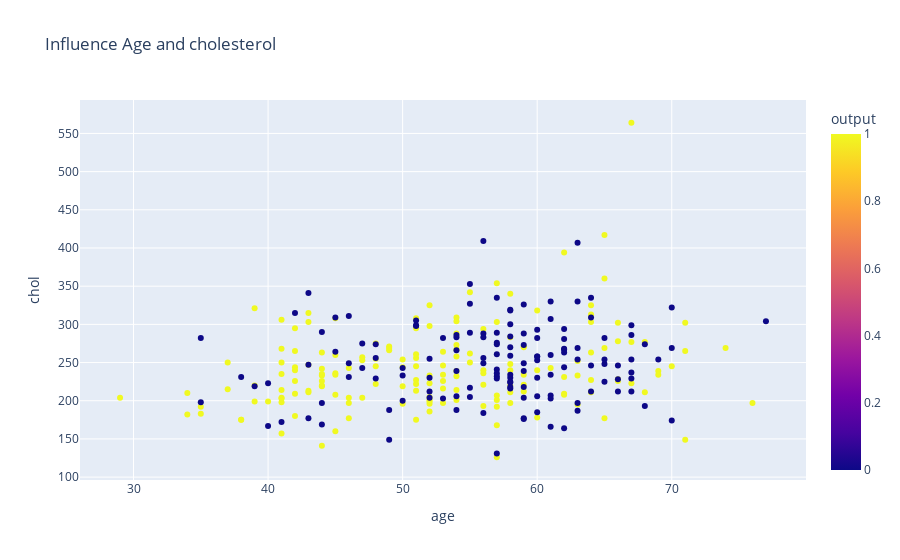

The cell this chart's notebook holds for it:
### Markdown cell above
## Relationship between cholesterol and age

### Code cell
px.scatter(heart_df,x="age",y="chol",color="output",title="Influence Age and cholesterol")

### Figure 1 — Plotly figure (JSON) as saved in the notebook; plotly's stock layout.template omitted (floating-point values rounded to 4 significant figures; data arrays with more than 128 entries replaced by an {"elided": "..."} marker saying what was removed)
{"data": [{"hovertemplate": "age=%{x}<br>chol=%{y}<br>output=%{marker.color}<extra></extra>", "legendgroup": "", "marker": {"color": {"elided": "303 int values"}, "coloraxis": "coloraxis", "symbol": "circle"}, "mode": "markers", "name": "", "orientation": "v", "showlegend": false, "type": "scatter", "x": {"elided": "303 int values"}, "xaxis": "x", "y": {"elided": "303 int values"}, "yaxis": "y"}], "layout": {"autosize": true, "coloraxis": {"colorbar": {"title": {"text": "output"}}, "colorscale": [[0, "#0d0887"], [0.1111, "#46039f"], [0.2222, "#7201a8"], [0.3333, "#9c179e"], [0.4444, "#bd3786"], [0.5556, "#d8576b"], [0.6667, "#ed7953"], [0.7778, "#fb9f3a"], [0.8889, "#fdca26"], [1, "#f0f921"]]}, "legend": {"tracegroupgap": 0}, "title": {"text": "Influence Age and cholesterol"}, "xaxis": {"anchor": "y", "autorange": true, "domain": [0, 1], "range": [26.12, 79.88], "title": {"text": "age"}, "type": "linear"}, "yaxis": {"anchor": "x", "autorange": true, "domain": [0, 1], "range": [89.85, 600.1], "title": {"text": "chol"}, "type": "linear"}}}
